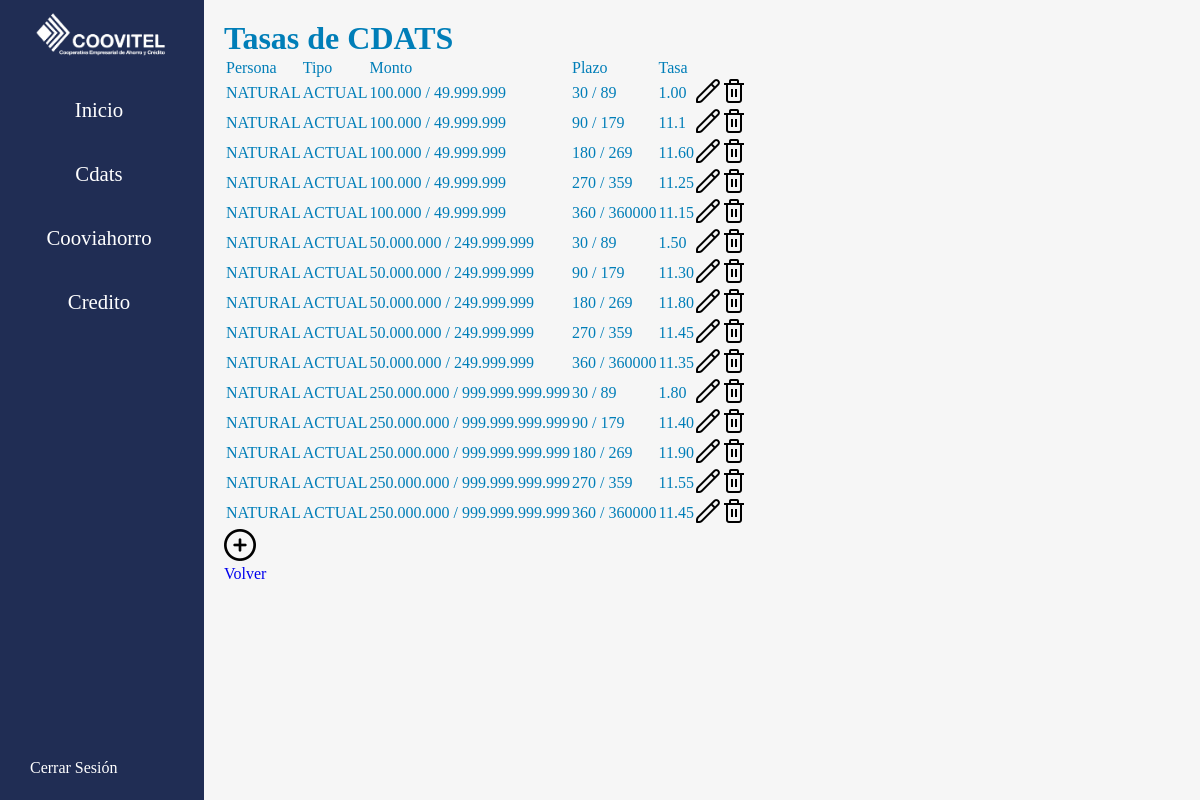
Screenshot of /cdats (signed in) with the database file from the repository.
### controls/models.py (models this page shows, shortened)
class TasasCDAT(models.Model):
    person = models.CharField(max_length=100)
    type = models.CharField(max_length=100)
    since = models.CharField(max_length=100)
    until = models.CharField(max_length=100)
    amountsince = models.IntegerField()
    amountuntil = models.IntegerField()
    tasa = models.CharField(max_length=100)

### controls/views.py (the view)
# urls.py: path("cdats", views.Cdat, name="cdats"),
@login_required(login_url="login")
def Cdat(request):
    cdats = TasasCDAT.objects.all()
    return render(request, 'cdat.html', {'cdats': cdats})

### controls/templates/cdat.html
{% extends 'base.html' %}
{% load humanize %}
{% block content %}
    <div class="cdats">
        <h1 class="title">Tasas de CDATS</h1>
        <div>
            <table>
                <tr>
                    <td class="ttb">Persona</td>
                    <td class="ttb">Tipo</td>
                    <td class="ttb">Monto</td>
                    <td class="ttb">Plazo</td>
                    <td class="ttb">Tasa</td>
                    <td class="icon"></td>
                    <td class="icon"></td>
                </tr>
                {% for cdat in cdats%}
                    <tr>
                        <td class="tb data">{{cdat.person}}</td>
                        <td class="tb data">{{cdat.type}}</td>
                        <td class="tb data">{{cdat.since|intcomma}} / {{ cdat.until|intcomma }}</td>
                        <td class="tb data">{{cdat.amountsince|intcomma}} / {{cdat.amountuntil}}</td>
                        <td class="tb data">{{cdat.tasa}}</td>
                        <td class="tb"><a href="{% url 'updatecdat' cdat.id%}"><img class="image" src="static/images/lapiz.png"/></a></td>
                        <td class="tb"><a onclick="return confirm('Esta seguro de eliminar este rango de cdat?')" href="{% url 'deletecdat' cdat.id %}"><img class="image" src="static/images/basura.png"/></a></td>
                    </tr>
                {% endfor %}
            </table>
        </div>
        <a href="{% url 'createcdat' %}"><img class="image" src="static/images/agregar.png"/></a>
        <div class="cont-back">
            <a class="back" href="{% url 'admin' %}">Volver</a>
        </div>
    </div>
{% endblock %}

### account/static/css/style.css (style rules this page uses)
:root { --backColor: #fdfdfd; --colorWhite: #fff; --colorLinks: #007eb8; --colorOne: #202d54; --colorTwo: #2c3870; --colorThree: #2d2e83; --colorFour: #007eb8; }
* { margin: 0; padding: 0; box-sizing: border-box; }
html { height: 100%; height: 100vh; font-family:Georgia, 'Times New Roman', Times, serif; color: var(--colorFour); }
body { height: auto; min-height: 100%; min-height: 100vh; overflow-y: scroll; background-color: var(--backColor); display: grid; grid-template-areas: "aside main main"; grid-template-columns: 17vw 1fr; grid-template-rows: 1fr auto; }
a { text-decoration: none; }

### rows the page displays
TasasCDAT: person "NATURAL", type "ACTUAL", since "100.000", until "49.999.999", amountsince "30", amountuntil "89", tasa "1.00"
TasasCDAT: person "NATURAL", type "ACTUAL", since "100.000", until "49.999.999", amountsince "90", amountuntil "179", tasa "11.1"
TasasCDAT: person "NATURAL", type "ACTUAL", since "100.000", until "49.999.999", amountsince "180", amountuntil "269", tasa "11.60"
TasasCDAT: person "NATURAL", type "ACTUAL", since "100.000", until "49.999.999", amountsince "270", amountuntil "359", tasa "11.25"
TasasCDAT: person "NATURAL", type "ACTUAL", since "100.000", until "49.999.999", amountsince "360", amountuntil "360000", tasa "11.15"
TasasCDAT: person "NATURAL", type "ACTUAL", since "50.000.000", until "249.999.999", amountsince "30", amountuntil "89", tasa "1.50"
TasasCDAT: person "NATURAL", type "ACTUAL", since "50.000.000", until "249.999.999", amountsince "90", amountuntil "179", tasa "11.30"
TasasCDAT: person "NATURAL", type "ACTUAL", since "50.000.000", until "249.999.999", amountsince "180", amountuntil "269", tasa "11.80"
TasasCDAT: person "NATURAL", type "ACTUAL", since "50.000.000", until "249.999.999", amountsince "270", amountuntil "359", tasa "11.45"
TasasCDAT: person "NATURAL", type "ACTUAL", since "50.000.000", until "249.999.999", amountsince "360", amountuntil "360000", tasa "11.35"
TasasCDAT: person "NATURAL", type "ACTUAL", since "250.000.000", until "999.999.999.999", amountsince "30", amountuntil "89", tasa "1.80"
TasasCDAT: person "NATURAL", type "ACTUAL", since "250.000.000", until "999.999.999.999", amountsince "90", amountuntil "179", tasa "11.40"
TasasCDAT: person "NATURAL", type "ACTUAL", since "250.000.000", until "999.999.999.999", amountsince "180", amountuntil "269", tasa "11.90"
TasasCDAT: person "NATURAL", type "ACTUAL", since "250.000.000", until "999.999.999.999", amountsince "270", amountuntil "359", tasa "11.55"
TasasCDAT: person "NATURAL", type "ACTUAL", since "250.000.000", until "999.999.999.999", amountsince "360", amountuntil "360000", tasa "11.45"
